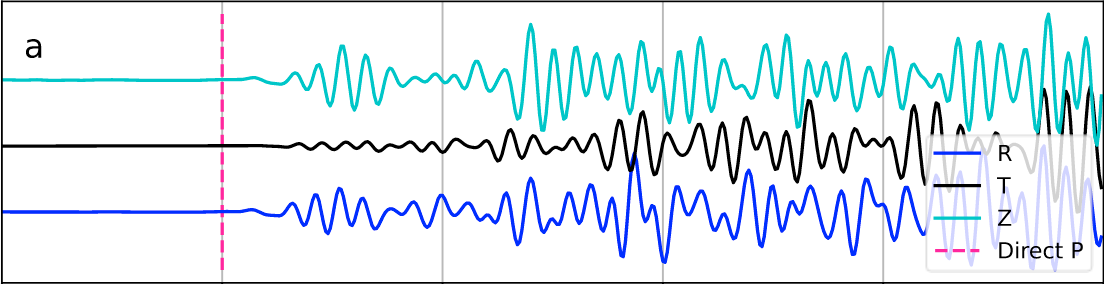
#> input picture img/S1222a_ZRT_0.25-2.0.png, 1104 x 284 px
$ jupyter execute --allow-errors S1222a.ipynb   (shell and % lines are left out)
#> lines starting #> are read from the running program, lines starting #| are printed output that depends on the picture
[cell 1]
import PIL
import functools
import os
from datetime import timedelta

import numpy as np
import obspy
import pandas as pd
from PIL import Image
import PIL.ImageOps
from matplotlib import pyplot as plt
import matplotlib.animation as animation
from matplotlib.axes import Axes
from obspy import UTCDateTime
from seispy.decon import RFTrace

from insight.util import TraceFile
from insight.util import trace_slice

# Load Data

[cell 2]
DATA_DIR = "../data/"
datafile = functools.partial(os.path.join, DATA_DIR)
CAT_FILE = "a_quality.parquet"
EVENT = "S1222a"
network, station, location = "XB", "ELYSE", "02"

img_zrt = np.asarray(Image.open("../img/S1222a_ZRT_0.25-2.0.png"))
#> img_zrt is the input picture: shape (284, 1104, 4); mean R, G, B, A 224.4, 234.1, 240.8, 255
img_prf = np.asarray(Image.open("../img/S1222a_PRF_0.25-1.0_g2.png"))
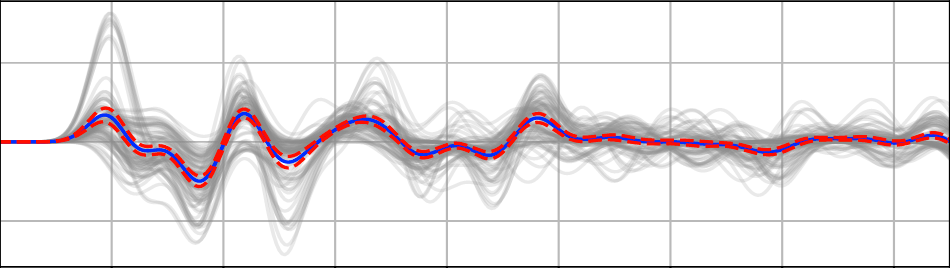
#> input picture img/S1222a_PRF_0.25-1.0_g2.png, 950 x 268 px
#> img_prf is the input picture: shape (268, 950, 4); mean R, G, B, A 234.6, 230, 231.7, 255

#> (the rest of this cell did not finish here and is left out)

# Rotate to ZRT
Based on MQS Azimuth

#> (a cell that did not finish here is left out)

# Detrend & Bandpass

[cell 4]
def trace_plot(axes: Axes, trace: obspy.Trace, start=10, end=40, t_offset=10, y_offset=0, plt_args={}):
    sliced = trace_slice(start, end, trace)
    times = sliced.times(type="relative")
    times -= t_offset
    data = sliced.data + y_offset
    axes.plot(times, data, **plt_args)


bandpass = {"freqmin": 0.25, "freqmax": 2.0, "corners": 4, "zerophase": True}
#> (the rest of this cell did not finish here and is left out)

# Calculate PRFs

[cell 5]
rf_start = 10

gauss_width = 2.0

fig2, ax2 = plt.subplots(1, 1, figsize=(8, 4), dpi=100)
ax2.axhline(0, color="k", linewidth=1)
ax2.set_xlabel("time (s)")


def rf_plot(axes: Axes, rf: RFTrace, start=0, end=40, t_offset=10, invert_y=False):
    sliced = trace_slice(start, end, rf)
    times = sliced.times(type="relative")
    times -= t_offset
    data = sliced.data
    data *= -1 if invert_y else 1
    axes.plot(times, data, linewidth=0.5, color='k')
    axes.fill_between(times, data, where=(data > 0), color='red', alpha=.3)
    axes.fill_between(times, data, where=(data < 0), color='blue', alpha=.3)


#> (the rest of this cell did not finish here and is left out)

#> (a cell that did not finish here is left out)

[cell 7]
fig2.tight_layout()
fig2.savefig(datafile("figures/S1222a.png"))
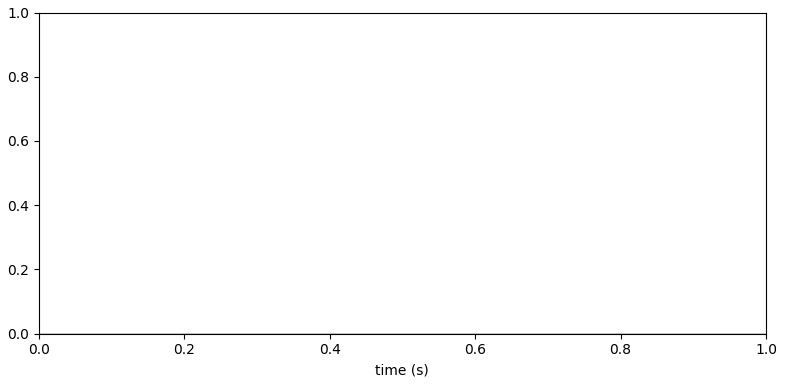
#> figure drawn by matplotlib, 1 panel

[cell 8]
# def avg()

plt.style.use('dark_background')
fig_anim, ax_anim = plt.subplots(1, 1, figsize=(16, 8), dpi=100)
ax = ax_anim
ax.set_title(f"Event: {EVENT} Freq: {bandpass['freqmin']} - {bandpass['freqmax']}Hz - Gaussian Width: {gauss_width}")
ax.set_ylim(-.6, .6)
ax.set_xlim(-1, 15)
ax.axhline(0, color="white", linewidth=1)
ax.set_xlabel("Time from P arrival (s)")
#> (the rest of this cell did not finish here and is left out)

#> (a cell that did not finish here is left out)

[cell 10]
fig_comp, axs = plt.subplots(2, 1, figsize=(16, 10), dpi=100, sharex=True)
fig_comp.suptitle("Comparing S1222a to the literature")
img = Image.open("../img/S1222a_PRF_0.25-1.0_g2.png")
img_a = img.getchannel("A")
#> img_a: PIL image 950x268 L; every value is 255
img_rgb = img.convert("RGB")
invert = PIL.ImageOps.invert(img_rgb)
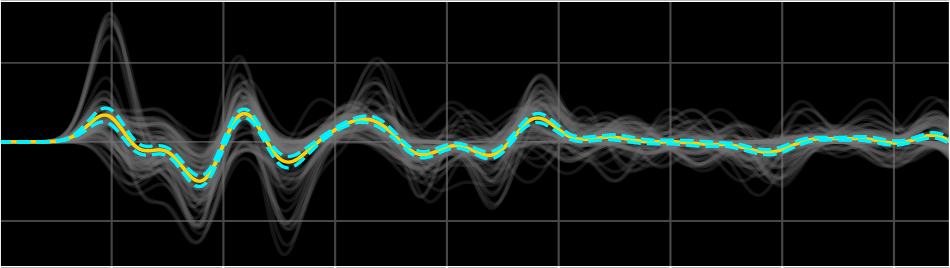
#> invert: PIL image 950x268 RGB; mean R, G, B 20.4, 25, 23.3
invert.putalpha(img_a)
#> invert: PIL image 950x268 RGBA
img_inv = np.asarray(invert)

axs[1].imshow(img_inv, extent=(-2, 15, -.75, .8), aspect="auto")
axs[1].set_xticks(np.arange(0, 16, 2.0))
axs[1].set_yticks(np.arange(-.5, .6, .5))
#> (the rest of this cell did not finish here and is left out)
